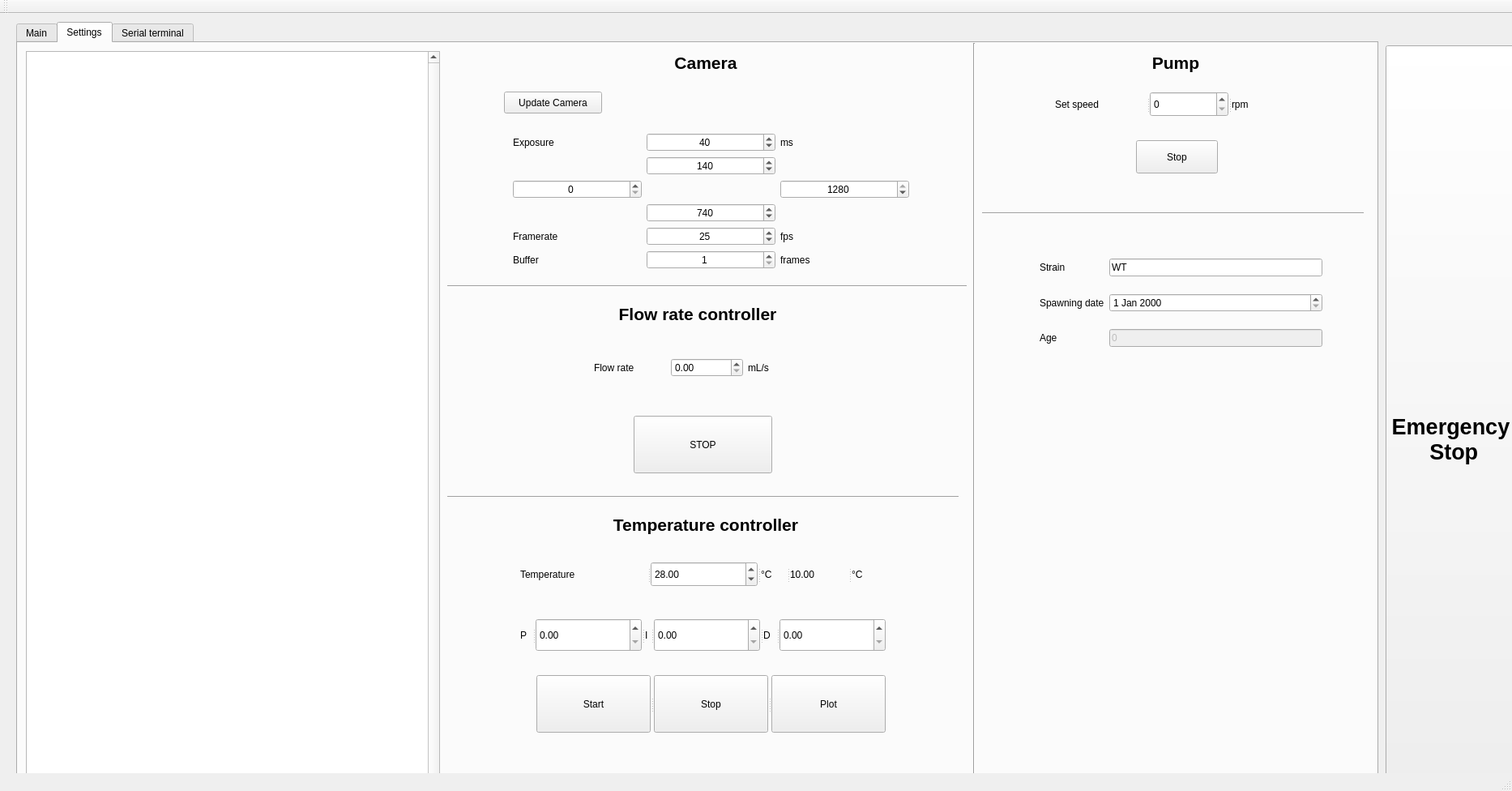
<?xml version="1.0" encoding="UTF-8"?>
<ui version="4.0">
 <class>MainWindow</class>
 <widget class="QMainWindow" name="MainWindow">
  <property name="geometry">
   <rect>
    <x>0</x>
    <y>0</y>
    <width>1866</width>
    <height>976</height>
   </rect>
  </property>
  <property name="sizePolicy">
   <sizepolicy hsizetype="Maximum" vsizetype="Maximum">
    <horstretch>0</horstretch>
    <verstretch>0</verstretch>
   </sizepolicy>
  </property>
  <property name="windowTitle">
   <string>The Tropical River</string>
  </property>
  <widget class="QWidget" name="centralWidget">
   <widget class="QTabWidget" name="tabWidget">
    <property name="geometry">
     <rect>
      <x>20</x>
      <y>10</y>
      <width>1681</width>
      <height>1000</height>
     </rect>
    </property>
    <property name="currentIndex">
     <number>1</number>
    </property>
    <widget class="QWidget" name="tabMain">
     <attribute name="title">
      <string>Main</string>
     </attribute>
     <widget class="QLabel" name="Image">
      <property name="geometry">
       <rect>
        <x>10</x>
        <y>10</y>
        <width>1661</width>
        <height>761</height>
       </rect>
      </property>
      <property name="styleSheet">
       <string notr="true">background: lightgrey;</string>
      </property>
      <property name="text">
       <string/>
      </property>
      <property name="scaledContents">
       <bool>true</bool>
      </property>
      <property name="alignment">
       <set>Qt::AlignCenter</set>
      </property>
     </widget>
     <widget class="QWidget" name="gridLayoutWidget_3">
      <property name="geometry">
       <rect>
        <x>20</x>
        <y>790</y>
        <width>761</width>
        <height>128</height>
       </rect>
      </property>
      <layout class="QGridLayout" name="gridLayout_3">
       <item row="0" column="1">
        <widget class="QPushButton" name="ProjectPathButton">
         <property name="text">
          <string>Project ...</string>
         </property>
        </widget>
       </item>
       <item row="1" column="0">
        <widget class="QLineEdit" name="DataPath">
         <property name="enabled">
          <bool>false</bool>
         </property>
        </widget>
       </item>
       <item row="2" column="0">
        <widget class="QLineEdit" name="ProtocolPath"/>
       </item>
       <item row="1" column="1">
        <widget class="QPushButton" name="Autoset">
         <property name="text">
          <string>Autoset</string>
         </property>
        </widget>
       </item>
       <item row="2" column="1">
        <widget class="QPushButton" name="ProtocolPathButton">
         <property name="text">
          <string>Protocol ...</string>
         </property>
        </widget>
       </item>
       <item row="0" column="0">
        <widget class="QLineEdit" name="ProjectPath"/>
       </item>
      </layout>
     </widget>
     <widget class="QSplitter" name="splitter">
      <property name="geometry">
       <rect>
        <x>1190</x>
        <y>820</y>
        <width>441</width>
        <height>81</height>
       </rect>
      </property>
      <property name="orientation">
       <enum>Qt::Horizontal</enum>
      </property>
      <widget class="QPushButton" name="Snapshot">
       <property name="text">
        <string>Snapshot</string>
       </property>
      </widget>
      <widget class="QPushButton" name="ProtocolRun">
       <property name="text">
        <string>Run Protocol</string>
       </property>
       <property name="checkable">
        <bool>true</bool>
       </property>
      </widget>
      <widget class="QLabel" name="ProtocolTime">
       <property name="font">
        <font>
         <family>DejaVu Sans</family>
         <pointsize>20</pointsize>
        </font>
       </property>
       <property name="text">
        <string>00:00:00</string>
       </property>
       <property name="alignment">
        <set>Qt::AlignCenter</set>
       </property>
      </widget>
     </widget>
    </widget>
    <widget class="QWidget" name="tabSettings">
     <attribute name="title">
      <string>Settings</string>
     </attribute>
     <widget class="QTextBrowser" name="Output">
      <property name="geometry">
       <rect>
        <x>10</x>
        <y>10</y>
        <width>511</width>
        <height>961</height>
       </rect>
      </property>
      <property name="verticalScrollBarPolicy">
       <enum>Qt::ScrollBarAlwaysOn</enum>
      </property>
     </widget>
     <widget class="QPushButton" name="UpdateCamera">
      <property name="geometry">
       <rect>
        <x>600</x>
        <y>60</y>
        <width>121</width>
        <height>27</height>
       </rect>
      </property>
      <property name="text">
       <string>Update Camera</string>
      </property>
     </widget>
     <widget class="QWidget" name="gridLayoutWidget_2">
      <property name="geometry">
       <rect>
        <x>1250</x>
        <y>240</y>
        <width>371</width>
        <height>161</height>
       </rect>
      </property>
      <layout class="QGridLayout" name="gridLayout">
       <item row="0" column="0">
        <widget class="QLabel" name="StainLabel">
         <property name="text">
          <string>Strain</string>
         </property>
        </widget>
       </item>
       <item row="1" column="0">
        <widget class="QLabel" name="DateLabel">
         <property name="text">
          <string>Spawning date</string>
         </property>
        </widget>
       </item>
       <item row="0" column="1">
        <widget class="QLineEdit" name="Strain">
         <property name="text">
          <string>WT</string>
         </property>
        </widget>
       </item>
       <item row="2" column="0">
        <widget class="QLabel" name="label_16">
         <property name="text">
          <string>Age</string>
         </property>
        </widget>
       </item>
       <item row="2" column="1">
        <widget class="QLineEdit" name="Age">
         <property name="enabled">
          <bool>false</bool>
         </property>
         <property name="text">
          <string>0</string>
         </property>
        </widget>
       </item>
       <item row="1" column="1">
        <widget class="QDateEdit" name="SpawningDate"/>
       </item>
      </layout>
     </widget>
     <widget class="QWidget" name="layoutWidget">
      <property name="geometry">
       <rect>
        <x>600</x>
        <y>100</y>
        <width>511</width>
        <height>191</height>
       </rect>
      </property>
      <layout class="QGridLayout" name="gridLayout_2">
       <item row="0" column="0">
        <widget class="QLabel" name="label_8">
         <property name="text">
          <string>Exposure</string>
         </property>
        </widget>
       </item>
       <item row="0" column="1">
        <widget class="QSpinBox" name="Exposure">
         <property name="alignment">
          <set>Qt::AlignCenter</set>
         </property>
         <property name="maximum">
          <number>1000000</number>
         </property>
         <property name="value">
          <number>40</number>
         </property>
        </widget>
       </item>
       <item row="0" column="2">
        <widget class="QLabel" name="label_10">
         <property name="text">
          <string>ms</string>
         </property>
        </widget>
       </item>
       <item row="1" column="1">
        <widget class="QSpinBox" name="Y1">
         <property name="alignment">
          <set>Qt::AlignCenter</set>
         </property>
         <property name="maximum">
          <number>1024</number>
         </property>
         <property name="singleStep">
          <number>2</number>
         </property>
         <property name="value">
          <number>140</number>
         </property>
        </widget>
       </item>
       <item row="2" column="0">
        <widget class="QSpinBox" name="X1">
         <property name="alignment">
          <set>Qt::AlignCenter</set>
         </property>
         <property name="maximum">
          <number>1280</number>
         </property>
         <property name="singleStep">
          <number>4</number>
         </property>
        </widget>
       </item>
       <item row="2" column="2">
        <widget class="QSpinBox" name="X2">
         <property name="alignment">
          <set>Qt::AlignCenter</set>
         </property>
         <property name="maximum">
          <number>1280</number>
         </property>
         <property name="singleStep">
          <number>4</number>
         </property>
         <property name="value">
          <number>1280</number>
         </property>
        </widget>
       </item>
       <item row="3" column="1">
        <widget class="QSpinBox" name="Y2">
         <property name="alignment">
          <set>Qt::AlignCenter</set>
         </property>
         <property name="maximum">
          <number>1024</number>
         </property>
         <property name="value">
          <number>740</number>
         </property>
        </widget>
       </item>
       <item row="4" column="0">
        <widget class="QLabel" name="label_11">
         <property name="text">
          <string>Framerate</string>
         </property>
        </widget>
       </item>
       <item row="4" column="1">
        <widget class="QSpinBox" name="fps">
         <property name="alignment">
          <set>Qt::AlignCenter</set>
         </property>
         <property name="minimum">
          <number>1</number>
         </property>
         <property name="maximum">
          <number>300</number>
         </property>
         <property name="value">
          <number>25</number>
         </property>
        </widget>
       </item>
       <item row="4" column="2">
        <widget class="QLabel" name="label_12">
         <property name="text">
          <string>fps</string>
         </property>
        </widget>
       </item>
       <item row="5" column="0">
        <widget class="QLabel" name="label_17">
         <property name="text">
          <string>Buffer</string>
         </property>
        </widget>
       </item>
       <item row="5" column="2">
        <widget class="QLabel" name="label_18">
         <property name="text">
          <string>frames</string>
         </property>
        </widget>
       </item>
       <item row="5" column="1">
        <widget class="QSpinBox" name="bufferSize">
         <property name="alignment">
          <set>Qt::AlignCenter</set>
         </property>
         <property name="minimum">
          <number>1</number>
         </property>
         <property name="maximum">
          <number>300</number>
         </property>
         <property name="value">
          <number>1</number>
         </property>
        </widget>
       </item>
      </layout>
     </widget>
     <widget class="Line" name="line">
      <property name="geometry">
       <rect>
        <x>1170</x>
        <y>0</y>
        <width>20</width>
        <height>961</height>
       </rect>
      </property>
      <property name="orientation">
       <enum>Qt::Vertical</enum>
      </property>
     </widget>
     <widget class="Line" name="line_2">
      <property name="geometry">
       <rect>
        <x>530</x>
        <y>290</y>
        <width>641</width>
        <height>20</height>
       </rect>
      </property>
      <property name="orientation">
       <enum>Qt::Horizontal</enum>
      </property>
     </widget>
     <widget class="Line" name="line_3">
      <property name="geometry">
       <rect>
        <x>530</x>
        <y>550</y>
        <width>631</width>
        <height>20</height>
       </rect>
      </property>
      <property name="orientation">
       <enum>Qt::Horizontal</enum>
      </property>
     </widget>
     <widget class="QWidget" name="layoutWidget">
      <property name="geometry">
       <rect>
        <x>700</x>
        <y>370</y>
        <width>301</width>
        <height>61</height>
       </rect>
      </property>
      <layout class="QHBoxLayout" name="horizontalLayout_4">
       <item>
        <widget class="QLabel" name="label_7">
         <property name="text">
          <string>Flow rate</string>
         </property>
        </widget>
       </item>
       <item>
        <widget class="QDoubleSpinBox" name="flowRate">
         <property name="minimum">
          <double>0.000000000000000</double>
         </property>
         <property name="maximum">
          <double>20.000000000000000</double>
         </property>
         <property name="singleStep">
          <double>0.100000000000000</double>
         </property>
         <property name="value">
          <double>0.000000000000000</double>
         </property>
        </widget>
       </item>
       <item>
        <widget class="QLabel" name="label_9">
         <property name="text">
          <string>mL/s</string>
         </property>
        </widget>
       </item>
      </layout>
     </widget>
     <widget class="QPushButton" name="stopFlow">
      <property name="geometry">
       <rect>
        <x>760</x>
        <y>460</y>
        <width>171</width>
        <height>71</height>
       </rect>
      </property>
      <property name="text">
       <string>STOP</string>
      </property>
     </widget>
     <widget class="QLabel" name="label_32">
      <property name="geometry">
       <rect>
        <x>730</x>
        <y>580</y>
        <width>238</width>
        <height>29</height>
       </rect>
      </property>
      <property name="font">
       <font>
        <pointsize>16</pointsize>
        <weight>75</weight>
        <bold>true</bold>
        <underline>false</underline>
        <strikeout>false</strikeout>
        <kerning>true</kerning>
       </font>
      </property>
      <property name="text">
       <string>Temperature controller</string>
      </property>
      <property name="textFormat">
       <enum>Qt::AutoText</enum>
      </property>
      <property name="alignment">
       <set>Qt::AlignCenter</set>
      </property>
     </widget>
     <widget class="QLabel" name="label_33">
      <property name="geometry">
       <rect>
        <x>720</x>
        <y>320</y>
        <width>238</width>
        <height>29</height>
       </rect>
      </property>
      <property name="font">
       <font>
        <pointsize>16</pointsize>
        <weight>75</weight>
        <bold>true</bold>
        <underline>false</underline>
        <strikeout>false</strikeout>
        <kerning>true</kerning>
       </font>
      </property>
      <property name="text">
       <string>Flow rate controller</string>
      </property>
      <property name="textFormat">
       <enum>Qt::AutoText</enum>
      </property>
      <property name="alignment">
       <set>Qt::AlignCenter</set>
      </property>
     </widget>
     <widget class="QLabel" name="label_34">
      <property name="geometry">
       <rect>
        <x>730</x>
        <y>10</y>
        <width>238</width>
        <height>29</height>
       </rect>
      </property>
      <property name="font">
       <font>
        <pointsize>16</pointsize>
        <weight>75</weight>
        <bold>true</bold>
        <underline>false</underline>
        <strikeout>false</strikeout>
        <kerning>true</kerning>
       </font>
      </property>
      <property name="text">
       <string>Camera</string>
      </property>
      <property name="textFormat">
       <enum>Qt::AutoText</enum>
      </property>
      <property name="alignment">
       <set>Qt::AlignCenter</set>
      </property>
     </widget>
     <widget class="QSplitter" name="splitter_5">
      <property name="geometry">
       <rect>
        <x>620</x>
        <y>710</y>
        <width>451</width>
        <height>41</height>
       </rect>
      </property>
      <property name="orientation">
       <enum>Qt::Horizontal</enum>
      </property>
      <widget class="QLabel" name="label_4">
       <property name="text">
        <string>P</string>
       </property>
      </widget>
      <widget class="QDoubleSpinBox" name="P_pid">
       <property name="maximum">
        <double>9999.000000000000000</double>
       </property>
      </widget>
      <widget class="QLabel" name="label_5">
       <property name="text">
        <string>I</string>
       </property>
      </widget>
      <widget class="QDoubleSpinBox" name="I_pid">
       <property name="maximum">
        <double>9999.899999999999636</double>
       </property>
      </widget>
      <widget class="QLabel" name="label_6">
       <property name="text">
        <string>D</string>
       </property>
      </widget>
      <widget class="QDoubleSpinBox" name="D_pid">
       <property name="maximum">
        <double>9999.000000000000000</double>
       </property>
      </widget>
     </widget>
     <widget class="QSplitter" name="splitter_6">
      <property name="geometry">
       <rect>
        <x>620</x>
        <y>640</y>
        <width>441</width>
        <height>31</height>
       </rect>
      </property>
      <property name="orientation">
       <enum>Qt::Horizontal</enum>
      </property>
      <widget class="QLabel" name="label_2">
       <property name="text">
        <string>Temperature</string>
       </property>
      </widget>
      <widget class="QDoubleSpinBox" name="temperatureSet">
       <property name="minimum">
        <double>15.000000000000000</double>
       </property>
       <property name="maximum">
        <double>35.000000000000000</double>
       </property>
       <property name="singleStep">
        <double>0.500000000000000</double>
       </property>
       <property name="value">
        <double>28.000000000000000</double>
       </property>
      </widget>
      <widget class="QLabel" name="label_3">
       <property name="text">
        <string>°C</string>
       </property>
      </widget>
      <widget class="QLabel" name="temperatureMeasured">
       <property name="text">
        <string>10.00</string>
       </property>
      </widget>
      <widget class="QLabel" name="label_31">
       <property name="text">
        <string>°C</string>
       </property>
      </widget>
     </widget>
     <widget class="Line" name="line_4">
      <property name="geometry">
       <rect>
        <x>1190</x>
        <y>200</y>
        <width>471</width>
        <height>20</height>
       </rect>
      </property>
      <property name="orientation">
       <enum>Qt::Horizontal</enum>
      </property>
     </widget>
     <widget class="QLabel" name="label_35">
      <property name="geometry">
       <rect>
        <x>1310</x>
        <y>10</y>
        <width>238</width>
        <height>29</height>
       </rect>
      </property>
      <property name="font">
       <font>
        <pointsize>16</pointsize>
        <weight>75</weight>
        <bold>true</bold>
        <underline>false</underline>
        <strikeout>false</strikeout>
        <kerning>true</kerning>
       </font>
      </property>
      <property name="text">
       <string>Pump</string>
      </property>
      <property name="textFormat">
       <enum>Qt::AutoText</enum>
      </property>
      <property name="alignment">
       <set>Qt::AlignCenter</set>
      </property>
     </widget>
     <widget class="QPushButton" name="stopPump">
      <property name="geometry">
       <rect>
        <x>1380</x>
        <y>120</y>
        <width>101</width>
        <height>41</height>
       </rect>
      </property>
      <property name="text">
       <string>Stop</string>
      </property>
     </widget>
     <widget class="QSplitter" name="splitter7">
      <property name="geometry">
       <rect>
        <x>1280</x>
        <y>60</y>
        <width>261</width>
        <height>31</height>
       </rect>
      </property>
      <property name="orientation">
       <enum>Qt::Horizontal</enum>
      </property>
      <widget class="QLabel" name="label_13">
       <property name="text">
        <string>Set speed</string>
       </property>
      </widget>
      <widget class="QSpinBox" name="speedPump">
       <property name="maximum">
        <number>150</number>
       </property>
       <property name="singleStep">
        <number>15</number>
       </property>
      </widget>
      <widget class="QLabel" name="label_14">
       <property name="text">
        <string>rpm</string>
       </property>
      </widget>
     </widget>
     <widget class="QSplitter" name="splitter_2">
      <property name="geometry">
       <rect>
        <x>640</x>
        <y>780</y>
        <width>431</width>
        <height>71</height>
       </rect>
      </property>
      <property name="orientation">
       <enum>Qt::Horizontal</enum>
      </property>
      <widget class="QPushButton" name="startHeater">
       <property name="text">
        <string>Start</string>
       </property>
      </widget>
      <widget class="QPushButton" name="stopHeater">
       <property name="text">
        <string>Stop</string>
       </property>
      </widget>
      <widget class="QPushButton" name="openPlot">
       <property name="text">
        <string>Plot</string>
       </property>
      </widget>
     </widget>
    </widget>
    <widget class="QWidget" name="tabSerial">
     <attribute name="title">
      <string>Serial terminal</string>
     </attribute>
     <widget class="QLabel" name="label">
      <property name="geometry">
       <rect>
        <x>0</x>
        <y>850</y>
        <width>141</width>
        <height>51</height>
       </rect>
      </property>
      <property name="text">
       <string>Talk to your devices:</string>
      </property>
     </widget>
     <widget class="QTextBrowser" name="textBrowser">
      <property name="geometry">
       <rect>
        <x>1450</x>
        <y>30</y>
        <width>211</width>
        <height>871</height>
       </rect>
      </property>
      <property name="html">
       <string>&lt;!DOCTYPE HTML PUBLIC &quot;-//W3C//DTD HTML 4.0//EN&quot; &quot;http://www.w3.org/TR/REC-html40/strict.dtd&quot;&gt;
&lt;html&gt;&lt;head&gt;&lt;meta name=&quot;qrichtext&quot; content=&quot;1&quot; /&gt;&lt;style type=&quot;text/css&quot;&gt;
p, li { white-space: pre-wrap; }
&lt;/style&gt;&lt;/head&gt;&lt;body style=&quot; font-family:'Ubuntu'; font-size:11pt; font-weight:400; font-style:normal;&quot;&gt;
&lt;p align=&quot;center&quot; style=&quot; margin-top:0px; margin-bottom:0px; margin-left:0px; margin-right:0px; -qt-block-indent:0; text-indent:0px;&quot;&gt;&lt;span style=&quot; font-size:14pt;&quot;&gt;Talks to your Arduino devices connected by serial port&lt;/span&gt;&lt;/p&gt;
&lt;p style=&quot;-qt-paragraph-type:empty; margin-top:0px; margin-bottom:0px; margin-left:0px; margin-right:0px; -qt-block-indent:0; text-indent:0px; font-size:14pt;&quot;&gt;&lt;br /&gt;&lt;/p&gt;
&lt;p style=&quot; margin-top:0px; margin-bottom:0px; margin-left:0px; margin-right:0px; -qt-block-indent:0; text-indent:0px;&quot;&gt;&lt;span style=&quot; font-size:10pt;&quot;&gt;Available commands:&lt;/span&gt;&lt;/p&gt;
&lt;p style=&quot; margin-top:0px; margin-bottom:0px; margin-left:0px; margin-right:0px; -qt-block-indent:0; text-indent:0px;&quot;&gt;&lt;span style=&quot; font-size:10pt;&quot;&gt;	* &lt;/span&gt;&lt;span style=&quot; font-size:10pt; font-weight:600;&quot;&gt;ls serial&lt;/span&gt;&lt;span style=&quot; font-size:10pt;&quot;&gt;: get the id of all the connected devices.&lt;/span&gt;&lt;/p&gt;
&lt;p style=&quot; margin-top:0px; margin-bottom:0px; margin-left:0px; margin-right:0px; -qt-block-indent:0; text-indent:0px;&quot;&gt;&lt;span style=&quot; font-size:10pt;&quot;&gt;	&lt;/span&gt;&lt;/p&gt;
&lt;p style=&quot; margin-top:0px; margin-bottom:0px; margin-left:0px; margin-right:0px; -qt-block-indent:0; text-indent:0px;&quot;&gt;&lt;span style=&quot; font-size:10pt;&quot;&gt;Talk directly with the device:&lt;/span&gt;&lt;/p&gt;
&lt;p style=&quot; margin-top:0px; margin-bottom:0px; margin-left:0px; margin-right:0px; -qt-block-indent:0; text-indent:0px;&quot;&gt;&lt;span style=&quot; font-size:10pt;&quot;&gt;	* &lt;/span&gt;&lt;span style=&quot; font-size:10pt; font-weight:600;&quot;&gt;idSerial   command&lt;/span&gt;&lt;span style=&quot; font-size:10pt;&quot;&gt;: access directly to the commands of the device.&lt;/span&gt;&lt;/p&gt;
&lt;p style=&quot; margin-top:0px; margin-bottom:0px; margin-left:0px; margin-right:0px; -qt-block-indent:0; text-indent:0px;&quot;&gt;&lt;span style=&quot; font-size:10pt;&quot;&gt;	                                          Example: FlowControler   setRate:20&lt;/span&gt;&lt;/p&gt;&lt;/body&gt;&lt;/html&gt;</string>
      </property>
     </widget>
     <widget class="QWidget" name="layoutWidget">
      <property name="geometry">
       <rect>
        <x>150</x>
        <y>30</y>
        <width>1271</width>
        <height>861</height>
       </rect>
      </property>
      <layout class="QVBoxLayout" name="verticalLayout">
       <item>
        <widget class="QPlainTextEdit" name="serialTerminalOutput">
         <property name="readOnly">
          <bool>true</bool>
         </property>
        </widget>
       </item>
       <item>
        <widget class="QLineEdit" name="serialTerminalInput"/>
       </item>
      </layout>
     </widget>
     <widget class="QPushButton" name="CheckSerial">
      <property name="geometry">
       <rect>
        <x>10</x>
        <y>20</y>
        <width>99</width>
        <height>27</height>
       </rect>
      </property>
      <property name="text">
       <string>Check Serial</string>
      </property>
     </widget>
    </widget>
   </widget>
   <widget class="QPushButton" name="emergencyStop">
    <property name="geometry">
     <rect>
      <x>1710</x>
      <y>39</y>
      <width>161</width>
      <height>971</height>
     </rect>
    </property>
    <property name="font">
     <font>
      <pointsize>20</pointsize>
      <weight>75</weight>
      <bold>true</bold>
     </font>
    </property>
    <property name="text">
     <string>Emergency 
 Stop</string>
    </property>
   </widget>
  </widget>
  <widget class="QToolBar" name="mainToolBar">
   <attribute name="toolBarArea">
    <enum>TopToolBarArea</enum>
   </attribute>
   <attribute name="toolBarBreak">
    <bool>false</bool>
   </attribute>
  </widget>
  <widget class="QStatusBar" name="statusBar"/>
 </widget>
 <layoutdefault spacing="6" margin="11"/>
 <resources/>
 <connections/>
</ui>
